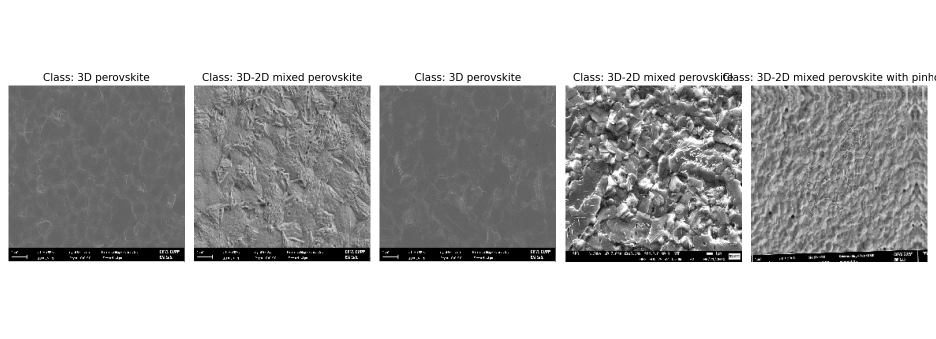
#> input picture sample images.png, 1872 x 678 px (shown at 1/2 size)
$ python -i visualization.py   (imports and definitions only)
#> lines starting #> are read from the running program, lines starting #| are printed output that depends on the picture; after the words box and inside, x2 and y2 are one past the last pixel; in counts of white or black regions, pixels touching at a corner belong together
# utils/visualization.py

import numpy as np
import matplotlib.pyplot as plt
import cv2
from sklearn.metrics import confusion_matrix, classification_report
import io
import base64

def enhance_pinholes(image, mask=None):
    """
    Enhance pinhole features for better detection.

    Args:
        image: Input image
        mask: Optional mask to restrict processing to specific regions

    Returns:
        Binary image with enhanced pinholes, visualization image
    """
    # Convert to grayscale if needed
    if len(image.shape) == 3:
        gray = cv2.cvtColor(image, cv2.COLOR_RGB2GRAY)
    else:
        gray = image.copy()

    # Ensure gray is 8-bit unsigned (CV_8UC1)
    if gray.dtype != np.uint8:
        gray = gray.astype(np.uint8)

    # Apply mask if provided
    if mask is not None:
        gray = cv2.bitwise_and(gray, gray, mask=mask)

    # Apply contrast enhancement (CLAHE)
    clahe = cv2.createCLAHE(clipLimit=2.0, tileGridSize=(8, 8))
    enhanced = clahe.apply(gray)
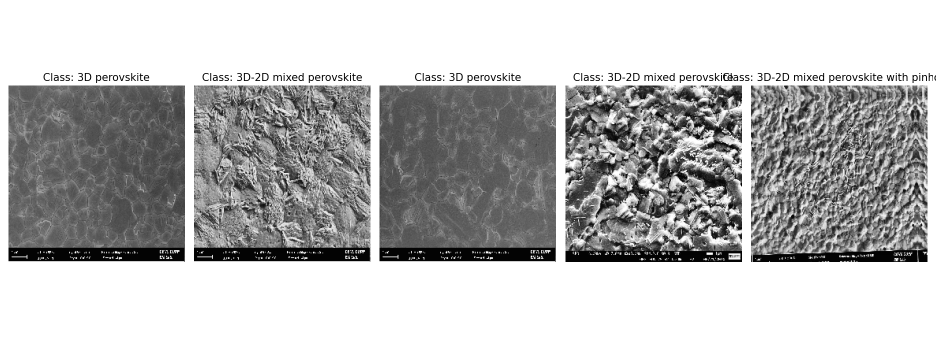
#> enhanced: shape (678, 1872) (shown at 1/2 size); min 0, max 255, mean 183

    # Apply Gaussian blur to reduce noise
    blurred = cv2.GaussianBlur(enhanced, (5, 5), 0)

    # Use adaptive thresholding to identify potential pinholes
    thresh = cv2.adaptiveThreshold(
        blurred, 255, cv2.ADAPTIVE_THRESH_GAUSSIAN_C,
        cv2.THRESH_BINARY_INV, 11, 2
    )
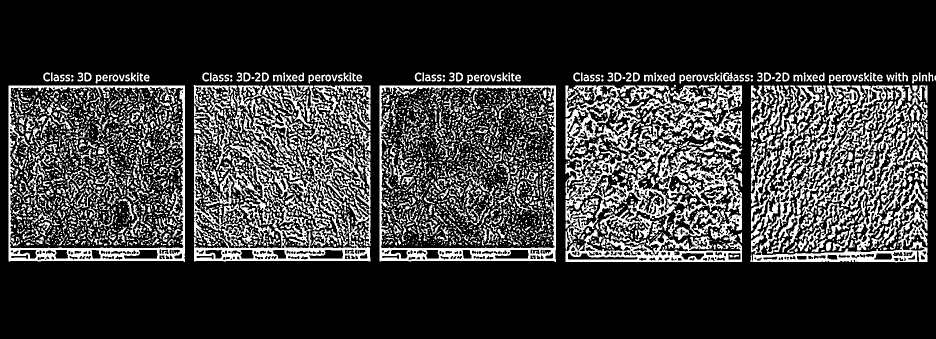
#> thresh: shape (678, 1872) (shown at 1/2 size); 22.2% white; 3622 white regions (2256 under 20 px), largest, box (x1, y1, x2, y2) and area: (1130, 170, 1428, 477) 22318, (1131, 313, 1484, 524) 17977, (1603, 171, 1811, 501) 15036

    # Apply morphological operations to clean up
    kernel = np.ones((3, 3), np.uint8)
    thresh = cv2.morphologyEx(thresh, cv2.MORPH_OPEN, kernel)
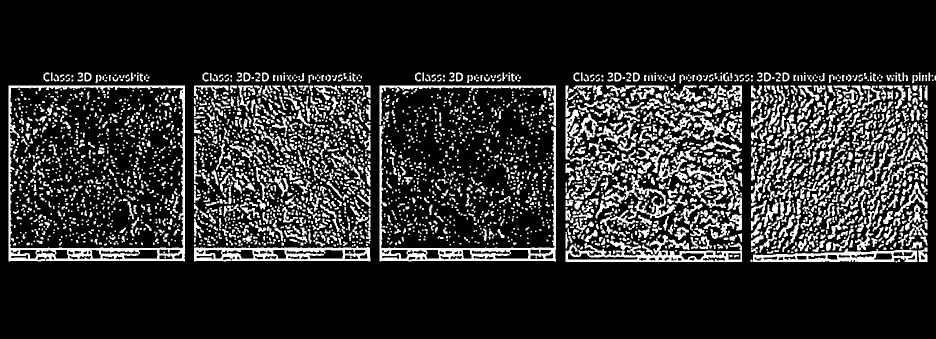
#> thresh: shape (678, 1872) (shown at 1/2 size); 16.9% white; 3710 white regions (1770 under 20 px), largest, box (x1, y1, x2, y2) and area: (17, 171, 370, 523) 11293, (759, 251, 1112, 523) 8349, (388, 492, 741, 523) 5845

    # Create visualization
    visualization = None
    if len(image.shape) == 3:
        visualization = image.copy()
        # Add red overlay for pinhole regions
        visualization[thresh == 255] = [255, 0, 0]
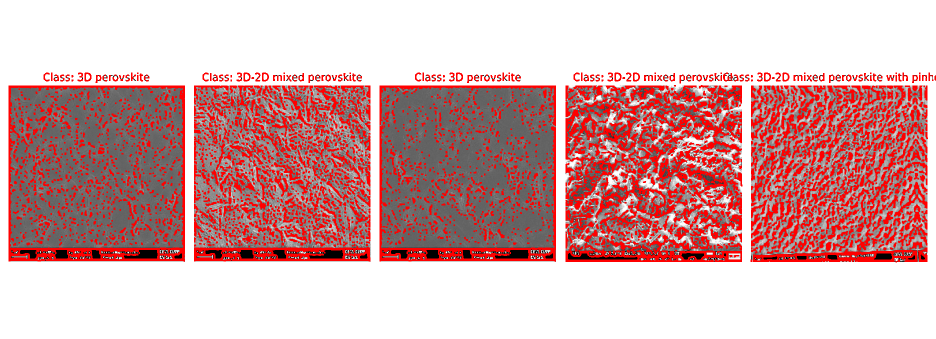
#> visualization: shape (678, 1872, 3) (shown at 1/2 size); mean R, G, B 212.2, 169.1, 169.1

    return thresh, visualization

# [187 lines left out: functions generate_cam, plot_training_history, plot_confusion_matrix, plot_sample_predictions, not called in this run]

def fig_to_base64(fig_buf):
    """Convert matplotlib figure buffer to base64 for HTML display."""
    return base64.b64encode(fig_buf.getvalue()).decode('utf-8')

>>> import cv2
>>> picture = cv2.cvtColor(cv2.imread('../sample images.png'), cv2.COLOR_BGR2RGB)
>>> result = enhance_pinholes(picture)
